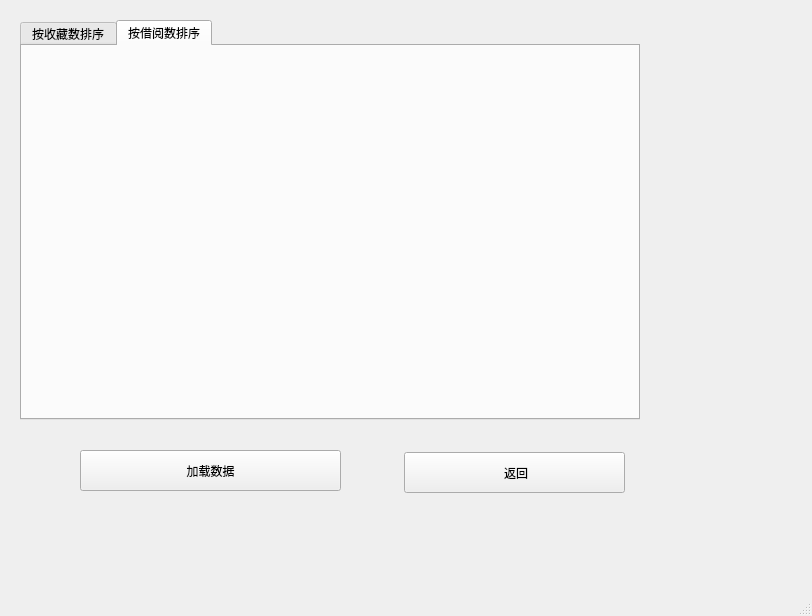
<?xml version="1.0" encoding="UTF-8"?>
<ui version="4.0">
 <class>Book_Rank</class>
 <widget class="QMainWindow" name="Book_Rank">
  <property name="geometry">
   <rect>
    <x>0</x>
    <y>0</y>
    <width>812</width>
    <height>616</height>
   </rect>
  </property>
  <property name="windowTitle">
   <string>Book_Rank</string>
  </property>
  <widget class="QWidget" name="centralwidget">
   <widget class="QTabWidget" name="tabWidget">
    <property name="geometry">
     <rect>
      <x>20</x>
      <y>20</y>
      <width>620</width>
      <height>400</height>
     </rect>
    </property>
    <property name="currentIndex">
     <number>1</number>
    </property>
    <widget class="QWidget" name="tab">
     <attribute name="title">
      <string>按收藏数排序</string>
     </attribute>
     <widget class="QWidget" name="verticalLayoutWidget_2">
      <property name="geometry">
       <rect>
        <x>-1</x>
        <y>-1</y>
        <width>621</width>
        <height>381</height>
       </rect>
      </property>
      <layout class="QVBoxLayout" name="testLayout2"/>
     </widget>
    </widget>
    <widget class="QWidget" name="tab_2">
     <attribute name="title">
      <string>按借阅数排序</string>
     </attribute>
     <widget class="QWidget" name="verticalLayoutWidget">
      <property name="geometry">
       <rect>
        <x>-1</x>
        <y>-1</y>
        <width>621</width>
        <height>381</height>
       </rect>
      </property>
      <layout class="QVBoxLayout" name="testLayout1"/>
     </widget>
    </widget>
   </widget>
   <widget class="QPushButton" name="btnLoadData">
    <property name="geometry">
     <rect>
      <x>80</x>
      <y>450</y>
      <width>261</width>
      <height>41</height>
     </rect>
    </property>
    <property name="text">
     <string>加载数据</string>
    </property>
   </widget>
   <widget class="QPushButton" name="pushButton_return">
    <property name="geometry">
     <rect>
      <x>404</x>
      <y>452</y>
      <width>221</width>
      <height>41</height>
     </rect>
    </property>
    <property name="text">
     <string> 返回</string>
    </property>
   </widget>
  </widget>
  <widget class="QMenuBar" name="menubar">
   <property name="geometry">
    <rect>
     <x>0</x>
     <y>0</y>
     <width>812</width>
     <height>23</height>
    </rect>
   </property>
  </widget>
  <widget class="QStatusBar" name="statusbar"/>
 </widget>
 <resources/>
 <connections/>
</ui>
